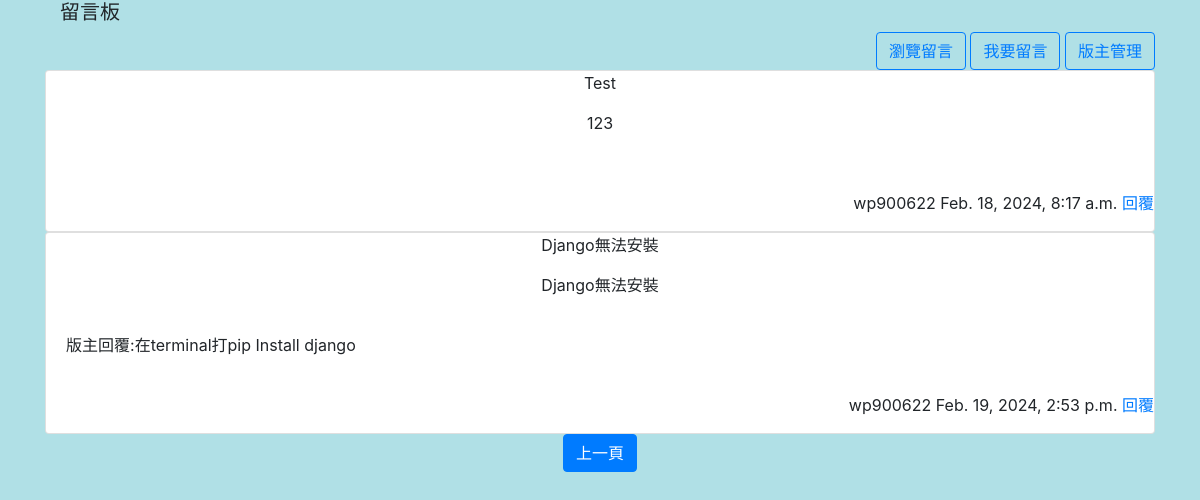
The app's page /index/next/ with its own data.
### messageapp/models.py (models this page shows, shortened)
class modelUnits(models.Model):
    bname = models.CharField(max_length = 20, null=False,default="")
    bgender = models.CharField(max_length = 2, default='m',null=False)
    bsubject = models.CharField(max_length=100,null=False,default="")
    btime = models.DateTimeField(auto_now = True)
    bmail = models.EmailField(max_length = 100, blank = True , default='')
    bcontent = models.TextField(null=False,default="")
    bresponse = models.TextField(blank=True,default="")

### messageapp/views.py (the view)
# urls.py: path('',views.index),
def index(request,pageindex=None):
    context = index_admin_common(pageindex)
    return render(request, 'index.html', context)

### templates/index.html (shortened to what this page needs)
{% extends "base.html" %}
{% load static %}
{% block twomenu %}
    <a class="btn btn-outline-primary" href="/post/">我要留言</a>
    <a class="btn btn-outline-primary" href="/login">版主管理</a>
{% endblock %}
{% block content %}
    {% for unit in boardunits %}
        <div class="card md-3">
            <div class="card-head">
                <p class="text-center">{{unit.bsubject}}</p>
                <p class="text-center">{{ unit.bcontent }}</p>
            </div>
            <div class="card-body">
                {% if unit.bresponse != '' %}
                    <p>版主回覆:{{unit.bresponse}}</p>
                {% endif %}
            </div>
            <p align="right">{{unit.bname}} {{unit.btime}}
                {% if unit.bemail != "" %}
                    <a href="mailto:{{unit.bmail}}" target="_blank">回覆</a>
                {% endif %}
            </p>
        </div>
        {% empty %}
            <div class="container">
                <p>目前沒有資料歡迎留言</p>
            </div>
    {% endfor %}
    <div class="text-center">
        {% if currentpage >= 1%}
                <a class="btn btn-primary"  href="/index/prev/">上一頁</a>
        {% endif %}
    </div>
{% endblock %}

### records on screen
modelUnits: bsubject "Test", bcontent "123", bname "wp900622", btime "Feb. 18, 2024, 8:17 a.m."
modelUnits: bsubject "Django無法安裝", bcontent "Django無法安裝", bresponse "在terminal打pip Install django", bname "wp900622", btime "Feb. 19, 2024, 2:53 p.m."
